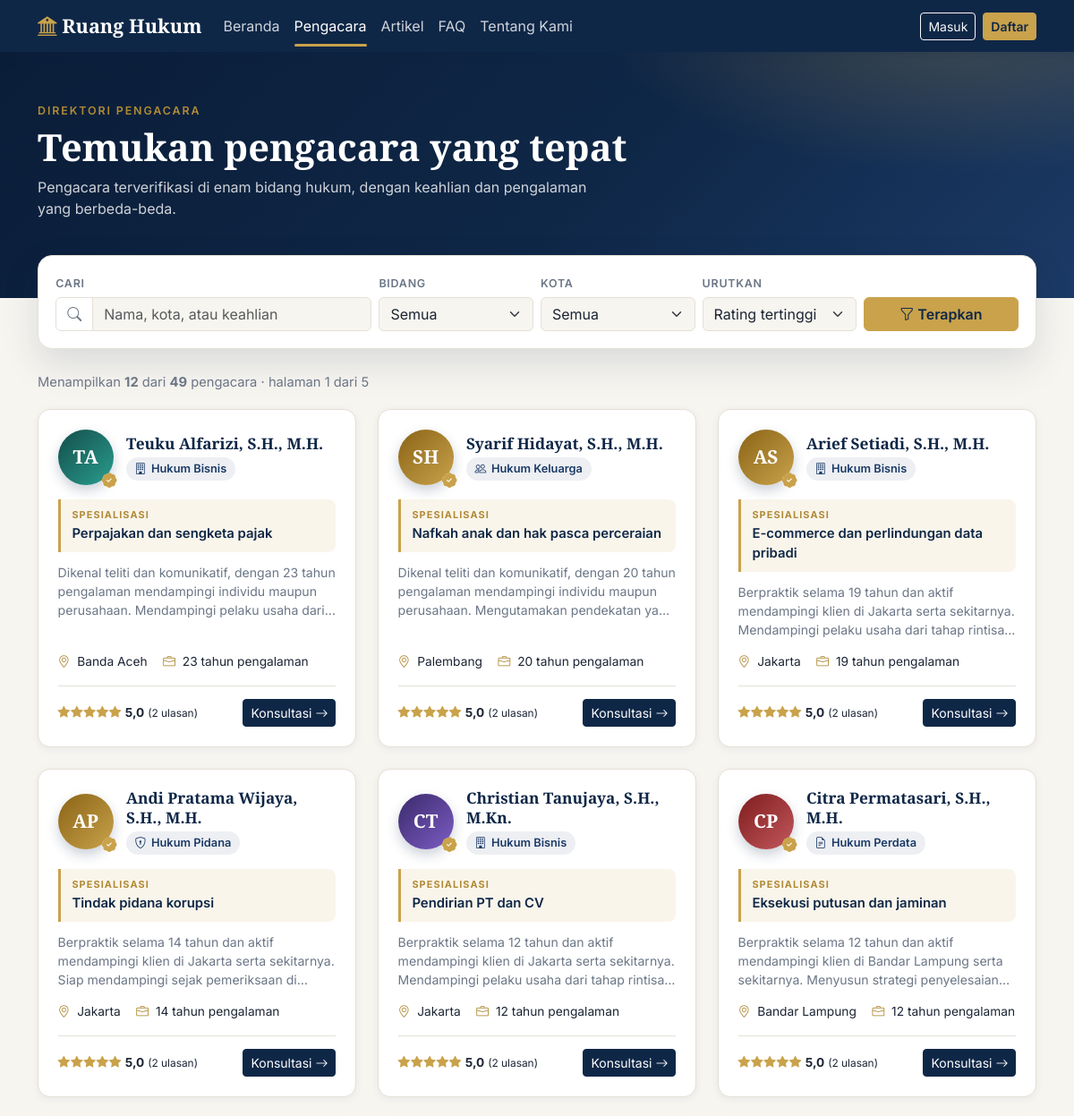
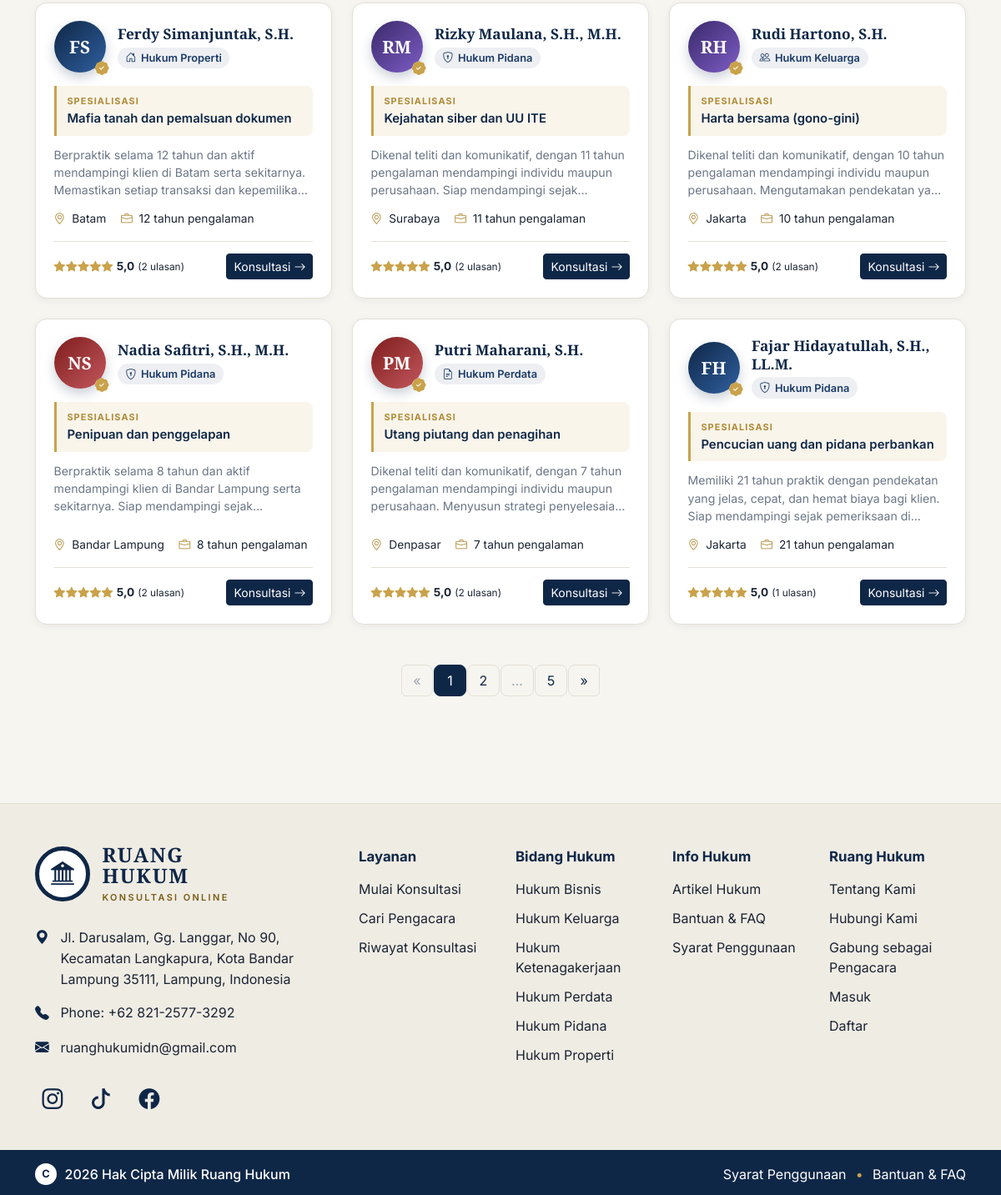
The app's page /pengacara.php with its own data (2 pictures, top to bottom).
### tables this page shows
CREATE TABLE profil_pengacara (
  user_id INT PRIMARY KEY,
  bidang_id INT NOT NULL,
  bio TEXT NULL,
  pengalaman_tahun TINYINT UNSIGNED NOT NULL DEFAULT 0,
  kota VARCHAR(60) NULL,
  no_izin VARCHAR(60) NULL,
  FOREIGN KEY (user_id) REFERENCES users(id) ON DELETE CASCADE,
  FOREIGN KEY (bidang_id) REFERENCES bidang_hukum(id)
);

CREATE TABLE users (
  id INT AUTO_INCREMENT PRIMARY KEY,
  nama VARCHAR(100) NOT NULL,
  username VARCHAR(30) NULL UNIQUE,
  email VARCHAR(120) NOT NULL UNIQUE,
  password VARCHAR(255) NOT NULL,
  role ENUM('klien','pengacara','admin') NOT NULL DEFAULT 'klien',
  perusahaan VARCHAR(120) NULL,
  telepon VARCHAR(20) NULL,
  foto VARCHAR(255) NULL,
  status ENUM('aktif','menunggu','ditolak','nonaktif') NOT NULL DEFAULT 'aktif',
  terms_at DATETIME NULL,
  last_login_at DATETIME NULL,
  created_at TIMESTAMP DEFAULT CURRENT_TIMESTAMP
);

CREATE TABLE bidang_hukum (
  id INT AUTO_INCREMENT PRIMARY KEY,
  nama VARCHAR(80) NOT NULL UNIQUE,
  deskripsi VARCHAR(255) NULL
);

### includes/komponen_publik.php (the view, shortened to what the rows shown need)
<?php
function nama_tanpa_gelar(string $nama): string
{
    return trim(explode(',', $nama)[0]);
}
function inisial(string $nama): string
{
    $kata = preg_split('/\s+/', nama_tanpa_gelar($nama), -1, PREG_SPLIT_NO_EMPTY) ?: [];
    $a = mb_substr($kata[0] ?? '?', 0, 1);
    $b = isset($kata[1]) ? mb_substr($kata[1], 0, 1) : '';
    return mb_strtoupper($a . $b);
}
function kelas_avatar(string $nama): string
{
    return 'av-' . (abs(crc32($nama)) % 6);
}
function spesialisasi(?string $bio): string
{
    if ($bio !== null && preg_match('/^Spesialis\s+([^.]+)\./u', $bio, $m)) {
        return mb_strtoupper(mb_substr($m[1], 0, 1)) . mb_substr($m[1], 1);
    }
    return '';
}
function bio_ringkas(?string $bio): string
{
    return trim((string) preg_replace('/^Spesialis\s+[^.]+\.\s*/u', '', (string) $bio));
}
function ikon_bidang(string $nama): string
{
    $peta = [
        'pidana'          => 'bi-shield-lock',
        'perdata'         => 'bi-file-earmark-text',
        'keluarga'        => 'bi-people',
        'ketenagakerjaan' => 'bi-briefcase',
        'bisnis'          => 'bi-building',
        'properti'        => 'bi-house-door',
    ];
    foreach ($peta as $kunci => $ikon) {
        if (stripos($nama, $kunci) !== false) {
            return $ikon;
        }
    }
    return 'bi-bank2';
}
function bintang(float $nilai): string
{
    $html = '';
    for ($i = 1; $i <= 5; $i++) {
        if ($nilai >= $i - 0.25) {
            $html .= '<i class="bi bi-star-fill"></i>';
        } elseif ($nilai >= $i - 0.75) {
            $html .= '<i class="bi bi-star-half"></i>';
        } else {
            $html .= '<i class="bi bi-star"></i>';
        }
    }
    return $html;
}
function angka_desimal(float $nilai): string
{
    return number_format($nilai, 1, ',', '.');
}
function kartu_pengacara(array $p): string
{
    $rating = (float) $p['rating'];
    $jumlah = (int) $p['jumlah_ulasan'];
    $spes   = spesialisasi($p['bio']);
    $ringkas = bio_ringkas($p['bio']);
    ?>
    <article class="card-rh hoverable pc">
      <div class="pc-atas">
        <div class="pc-avatar <?= e(kelas_avatar($p['nama'])) ?>">
          <?= e(inisial($p['nama'])) ?>
          <i class="bi bi-patch-check-fill pc-verif" title="Terverifikasi"></i>
        </div>
        <div class="pc-info">
          <h3 class="pc-nama"><?= e($p['nama']) ?></h3>
          <span class="pc-bidang"><i class="bi <?= e(ikon_bidang($p['bidang'])) ?>"></i> <?= e($p['bidang']) ?></span>
        </div>
      </div>
      <?php if ($spes !== ''): ?>
        <div class="pc-spes"><small>Spesialisasi</small><span><?= e($spes) ?></span></div>
      <?php endif; ?>
      <?php if ($ringkas !== ''): ?>
        <p class="pc-bio"><?= e($ringkas) ?></p>
      <?php endif; ?>
      <ul class="pc-meta">
        <li><i class="bi bi-geo-alt"></i> <?= e($p['kota'] ?? '-') ?></li>
        <li><i class="bi bi-briefcase"></i> <?= (int) $p['pengalaman_tahun'] ?> tahun pengalaman</li>
      </ul>
      <div class="pc-bawah">
        <div class="pc-rating">
          <?php if ($jumlah > 0): ?>
            <span class="bintang"><?= bintang($rating) ?></span>
            <strong><?= e(angka_desimal($rating)) ?></strong>
            <small>(<?= $jumlah ?> ulasan)</small>
          <?php else: ?>
            <small class="text-secondary">Belum ada ulasan</small>
          <?php endif; ?>
        </div>
        <a class="btn btn-navy btn-sm" href="<?= e(url('klien/konsultasi_baru.php?bidang=' . (int) $p['bidang_id'])) ?>">
          Konsultasi <i class="bi bi-arrow-right"></i>
        </a>
      </div>
    </article>
    <?php
    return (string) ob_get_clean();
}

### pengacara.php (shortened to what the rows shown need)
<?php
require_once __DIR__ . '/config/app.php';
require_once __DIR__ . '/includes/komponen_publik.php';
$pdo = db();
$urut      = $_GET['urut'] ?? 'rating';
$hal       = max(1, (int) ($_GET['hal'] ?? 1));
$perHal    = 12;
$urutan = [
    'rating'     => 'rating DESC, jumlah_ulasan DESC, p.pengalaman_tahun DESC, u.nama ASC',
    'pengalaman' => 'p.pengalaman_tahun DESC, rating DESC, u.nama ASC',
    'nama'       => 'u.nama ASC',
];
$kondisi = ["u.role = 'pengacara'", "u.status = 'aktif'"];
$param   = [];
$where = implode(' AND ', $kondisi);
$stmt = $pdo->prepare("SELECT COUNT(*) FROM users u JOIN profil_pengacara p ON p.user_id = u.id WHERE $where");
$stmt->execute($param);
$total     = (int) $stmt->fetchColumn();
$totalHal  = max(1, (int) ceil($total / $perHal));
$hal       = min($hal, $totalHal);
$offset    = ($hal - 1) * $perHal;
$stmt = $pdo->prepare(
    "SELECT u.id, u.nama, p.bidang_id, b.nama AS bidang, p.bio, p.pengalaman_tahun, p.kota,
            COALESCE(r.rata, 0) AS rating, COALESCE(r.jumlah, 0) AS jumlah_ulasan
     FROM users u
     JOIN profil_pengacara p ON p.user_id = u.id
     JOIN bidang_hukum b ON b.id = p.bidang_id
     LEFT JOIN (SELECT pengacara_id, AVG(rating) AS rata, COUNT(*) AS jumlah
                  FROM ulasan GROUP BY pengacara_id) r ON r.pengacara_id = u.id
     WHERE $where
     ORDER BY {$urutan[$urut]}
     LIMIT ? OFFSET ?"
);
$stmt->bindValue(count($param) + 1, $perHal, PDO::PARAM_INT);
$stmt->bindValue(count($param) + 2, $offset, PDO::PARAM_INT);
$stmt->execute();
$daftar = $stmt->fetchAll();
$bidangList = $pdo->query('SELECT id, nama FROM bidang_hukum ORDER BY nama')->fetchAll();
require_once __DIR__ . '/includes/header.php';
?>
<link rel="stylesheet" href="<?= e(url('assets/css/beranda.css')) ?>">
<section class="pg-hero">
  <div class="container">
    <h1>Temukan pengacara yang tepat</h1>
  </div>
</section>
<div class="container pg-isi">
  <?php if (!$daftar): ?>
    <div class="pg-kosong">
      <i class="bi bi-search"></i>
      <h3>Pengacara tidak ditemukan</h3>
      <p>Coba kata kunci lain atau hapus sebagian filter.</p>
      <a class="btn btn-navy" href="<?= e(url('pengacara.php')) ?>">Tampilkan semua pengacara</a>
    </div>
  <?php else: ?>
    <div class="row g-4">
      <?php foreach ($daftar as $p): ?>
        <div class="col-md-6 col-lg-4"><?= kartu_pengacara($p) ?></div>
      <?php endforeach; ?>
    </div>
  <?php endif; ?>
</div>
<?php require_once __DIR__ . '/includes/footer.php'; ?>

### includes/footer.php (shortened to what the rows shown need)
</main>
<?php $tanpaKerangka = $tanpaKerangka ?? false; ?>
<?php if (!$tanpaKerangka): ?>
<?php
$bidangFooter = [];
try {
    $bidangFooter = db()->query('SELECT id, nama FROM bidang_hukum ORDER BY nama LIMIT 6')->fetchAll();
} catch (Throwable $ex) {
    $bidangFooter = [];
}
?>
<footer class="rh-footer mt-5">
  <div class="rh-footer-atas">
    <div class="container">
      <div class="row g-4 g-xl-5">
        <nav class="col-lg-8" aria-label="Tautan footer">
          <div class="row g-4">
            <div class="col-6 col-md-3">
              <h2 class="rh-footer-judul">Layanan</h2>
            </div>
            <div class="col-6 col-md-3">
              <h2 class="rh-footer-judul">Bidang Hukum</h2>
              <ul class="rh-footer-daftar">
                <?php foreach ($bidangFooter as $b): ?>
                  <li><a href="<?= url('pengacara.php?bidang=' . (int) $b['id']) ?>"><?= e($b['nama']) ?></a></li>
                <?php endforeach; ?>
              </ul>
            </div>
            <div class="col-6 col-md-3">
              <h2 class="rh-footer-judul">Info Hukum</h2>
            </div>
            <div class="col-6 col-md-3">
              <h2 class="rh-footer-judul">Ruang Hukum</h2>
            </div>
          </div>
        </nav>
      </div>
    </div>
  </div>
</footer>
<?php endif; ?>
</body>
</html>

### records on screen
profil_pengacara: user_id.nama "TA", user_id.nama "Teuku Alfarizi, S.H., M.H.", bidang.nama "Hukum Bisnis", bio "Perpajakan dan sengketa pajak", bio "Dikenal teliti dan komunikatif, dengan 23 tahun pengalaman mendampingi individu maupun perusahaan. Mendampingi pelaku usaha…", kota "Banda Aceh", pengalaman_tahun "23", rating "5,0", jumlah "2"
profil_pengacara: user_id.nama "SH", user_id.nama "Syarif Hidayat, S.H., M.H.", bidang.nama "Hukum Keluarga", bio "Nafkah anak dan hak pasca perceraian", bio "Dikenal teliti dan komunikatif, dengan 20 tahun pengalaman mendampingi individu maupun perusahaan. Mengutamakan pendekatan…", kota "Palembang", pengalaman_tahun "20", rating "5,0", jumlah "2"
profil_pengacara: user_id.nama "AS", user_id.nama "Arief Setiadi, S.H., M.H.", bidang.nama "Hukum Bisnis", bio "E-commerce dan perlindungan data pribadi", bio "Berpraktik selama 19 tahun dan aktif mendampingi klien di Jakarta serta sekitarnya. Mendampingi pelaku usaha dari tahap…", kota "Jakarta", pengalaman_tahun "19", rating "5,0", jumlah "2"
profil_pengacara: user_id.nama "AP", user_id.nama "Andi Pratama Wijaya, S.H., M.H.", bidang.nama "Hukum Pidana", bio "Tindak pidana korupsi", bio "Berpraktik selama 14 tahun dan aktif mendampingi klien di Jakarta serta sekitarnya. Siap mendampingi sejak pemeriksaan…", kota "Jakarta", pengalaman_tahun "14", rating "5,0", jumlah "2"
profil_pengacara: user_id.nama "CT", user_id.nama "Christian Tanujaya, S.H., M.Kn.", bidang.nama "Hukum Bisnis", bio "Pendirian PT dan CV", bio "Berpraktik selama 12 tahun dan aktif mendampingi klien di Jakarta serta sekitarnya. Mendampingi pelaku usaha dari tahap…", kota "Jakarta", pengalaman_tahun "12", rating "5,0", jumlah "2"
profil_pengacara: user_id.nama "CP", user_id.nama "Citra Permatasari, S.H., M.H.", bidang.nama "Hukum Perdata", bio "Eksekusi putusan dan jaminan", bio "Berpraktik selama 12 tahun dan aktif mendampingi klien di Bandar Lampung serta sekitarnya. Menyusun strategi…", kota "Bandar Lampung", pengalaman_tahun "12", rating "5,0", jumlah "2"
profil_pengacara: user_id.nama "FS", user_id.nama "Ferdy Simanjuntak, S.H.", bidang.nama "Hukum Properti", bio "Mafia tanah dan pemalsuan dokumen", bio "Berpraktik selama 12 tahun dan aktif mendampingi klien di Batam serta sekitarnya. Memastikan setiap transaksi dan…", kota "Batam", pengalaman_tahun "12", rating "5,0", jumlah "2"
profil_pengacara: user_id.nama "RM", user_id.nama "Rizky Maulana, S.H., M.H.", bidang.nama "Hukum Pidana", bio "Kejahatan siber dan UU ITE", bio "Dikenal teliti dan komunikatif, dengan 11 tahun pengalaman mendampingi individu maupun perusahaan. Siap mendampingi…", kota "Surabaya", pengalaman_tahun "11", rating "5,0", jumlah "2"
profil_pengacara: user_id.nama "RH", user_id.nama "Rudi Hartono, S.H.", bidang.nama "Hukum Keluarga", bio "Harta bersama (gono-gini)", bio "Dikenal teliti dan komunikatif, dengan 10 tahun pengalaman mendampingi individu maupun perusahaan. Mengutamakan pendekatan…", kota "Jakarta", pengalaman_tahun "10", rating "5,0", jumlah "2"
profil_pengacara: user_id.nama "NS", user_id.nama "Nadia Safitri, S.H., M.H.", bidang.nama "Hukum Pidana", bio "Penipuan dan penggelapan", bio "Berpraktik selama 8 tahun dan aktif mendampingi klien di Bandar Lampung serta sekitarnya. Siap mendampingi…", kota "Bandar Lampung", pengalaman_tahun "8", rating "5,0", jumlah "2"
profil_pengacara: user_id.nama "PM", user_id.nama "Putri Maharani, S.H.", bidang.nama "Hukum Perdata", bio "Utang piutang dan penagihan", bio "Dikenal teliti dan komunikatif, dengan 7 tahun pengalaman mendampingi individu maupun perusahaan. Menyusun strategi…", kota "Denpasar", pengalaman_tahun "7", rating "5,0", jumlah "2"
profil_pengacara: user_id.nama "FH", user_id.nama "Fajar Hidayatullah, S.H., LL.M.", bidang.nama "Hukum Pidana", bio "Pencucian uang dan pidana perbankan", bio "Memiliki 21 tahun praktik dengan pendekatan yang jelas, cepat, dan hemat biaya bagi klien. Siap mendampingi sejak pemeriksaan…", kota "Jakarta", pengalaman_tahun "21", rating "5,0", jumlah "1"
bidang_hukum: nama "Hukum Bisnis"
bidang_hukum: nama "Hukum Keluarga"
bidang_hukum: nama "Hukum Ketenagakerjaan"
bidang_hukum: nama "Hukum Perdata"
bidang_hukum: nama "Hukum Pidana"
bidang_hukum: nama "Hukum Properti"

### other values on screen
$mnNama "Beranda"
$mnNama "Pengacara"
$mnNama "Artikel"
$mnNama "FAQ"
$mnNama "Tentang Kami"
count($daftar) "12"
$total "49"
$hal "1"
$totalHal "5"
$n "1"
$n "2"
$n "5"
$kontak['alamat'] "Jl. Darusalam, Gg. Langgar, No 90, Kecamatan Langkapura, Kota Bandar Lampung 35111, Lampung, Indonesia"
$kontak['telepon'] "+62 821-2577-3292"
$kontak['email'] "ruanghukumidn@gmail.com"
